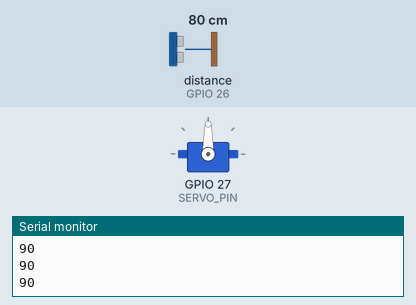
Simulated run of this sketch. Board: ESP32. On the bench: servo, the last lines printed to the serial monitor. Wiring (inferred from the names in the program): ultrasonic range finder: trigger GPIO 25; echo GPIO 26. The inputs (shaded band) are chosen by the test bench; at power-on: distance to the obstacle (sensor on GPIO 26) 80 cm. The echo pulse lasts 58.3 µs per cm.

Above: at 4.2 s.
4.3 s: distance to the obstacle (sensor on GPIO 26) set to 55 cm
5.8 s: distance to the obstacle (sensor on GPIO 26) set to 45 cm
At 6.2 s:
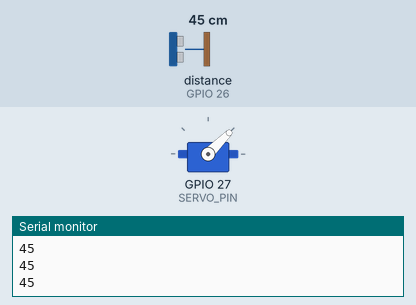
7.3 s: distance to the obstacle (sensor on GPIO 26) set to 22 cm
8.8 s: distance to the obstacle (sensor on GPIO 26) set to 19 cm
At 10.0 s:
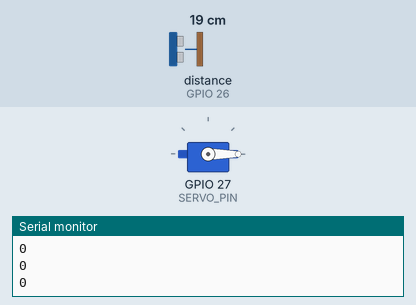
10.3 s: distance to the obstacle (sensor on GPIO 26) set to 35 cm
At 10.7 s:
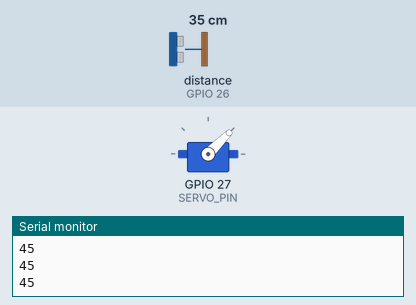
Timing chart, 0 to 12.8 s (numbered marks = the images above; inputs shaded):
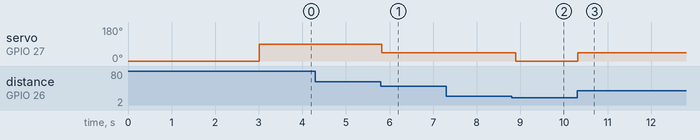

Measured:
- the behaviour switches between 51 and 50 cm on distance to the obstacle (sensor on GPIO 26) (found by bisection; images 0 and 1)
- the behaviour switches between 21 and 20 cm on distance to the obstacle (sensor on GPIO 26) (found by bisection; images 1 and 2)
- after the input at 5.8 s, servo on GPIO 27 (SERVO_PIN): 90° → 45° at once
- after the input at 8.8 s, servo on GPIO 27 (SERVO_PIN): 45° → 0° after 0.10 s
- after the input at 10.3 s, servo on GPIO 27 (SERVO_PIN): 0° → 45° at once

The sketch:

practica_1.ino
```cpp
#include "UltrasonicSensor.h"
#include "MedianFilter.h"
#include "ServoMotor.h"

// --- CONFIG ---
const byte TRIG_PIN = 25;
const byte ECHO_PIN = 26;
const byte SERVO_PIN = 27;
const unsigned long LOOP_DELAY_MS = 100;

const float CLOSE_CM = 20.0f;
const float MEDIUM_CM   = 50.0f;


// objetos
UltrasonicSensor sensor(TRIG_PIN, ECHO_PIN);
SmartDoor door(SERVO_PIN);
MedianFilter3 medFilter;
bool useMedian = false;

void setup() {
  Serial.begin(115200);
  door.begin();
  // inicializamos buffer de la mediana con lecturas inválidas
  medFilter.reset();
  delay(3000);
}

void loop() {
    float raw = sensor.readDistanceCm();
    if (raw == -1) {
        return;
    }

    float valueToUse = raw;

    if (useMedian) {
        medFilter.push(raw);
        int med = medFilter.median();
        if (med != -1) valueToUse = med; // usar mediana válida
        Serial.print("Mediana: ");
        Serial.print(med);
        Serial.println(" cm");
    }

    // Determinar el ángulo objetivo
    int targetAngle;
    if (valueToUse > MEDIUM_CM) {
        targetAngle = 90;
    } else if (valueToUse > CLOSE_CM) {
        targetAngle = 45;
    } else {
        targetAngle = 0;
    }

    if (door.getLastAngle() != targetAngle) {
        door.writeAngle(targetAngle);
    }
    Serial.println(targetAngle);
    Serial.println(door.getLastAngle());
    delay(LOOP_DELAY_MS);
}
```

MedianFilter.cpp
```cpp
#include "MedianFilter.h"

MedianFilter3::MedianFilter3() {
  idx = 0;
  filled = false;
  buf[0] = buf[1] = buf[2] = 0;
}
void MedianFilter3::push(int v) {
  buf[idx++] = v;
  if (idx >= 3) {
    idx = 0;
    filled = true;
  }
}

int MedianFilter3::median() {
  if (!filled) {
    // ordenar parcial de los idx actuales (simple strategy: copy non-cero)
    int tmp[3] = { buf[0], buf[1], buf[2] };
    // contemos cuantos son no -1 (validos)
    int arr[3];
    int n = 0;
    for (int i = 0; i < 3; i++)
      if (tmp[i] != -1) { arr[n++] = tmp[i]; }
    if (n == 0) return -1;
    if (n == 1) return arr[0];
    if (n == 2) { return (arr[0] + arr[1]) / 2; }
  }
  // si está lleno o hay 3 valores: calcular mediana robusta (simple sort)
  int a = buf[0], b = buf[1], c = buf[2];
  // ordenamiento manual pequeño
  if (a > b) {
    int t = a;
    a = b;
    b = t;
  }
  if (b > c) {
    int t = b;
    b = c;
    c = t;
  }
  if (a > b) {
    int t = a;
    a = b;
    b = t;
  }
  return b;
}

void MedianFilter3::reset() {
  idx = 0;
  filled = false;
  buf[0] = buf[1] = buf[2] = 0;
}
```

MedianFilter.h
```cpp
#pragma once

class MedianFilter3 {
  private:
    int buf[3];
    int idx;
    bool filled;
  public:
    MedianFilter3();
    void push(int v);
    int median();
    void reset();
};
```

ServoMotor.cpp
```cpp
#include "ServoMotor.h"

SmartDoor::SmartDoor(byte servoPin) {
  pin = servoPin;
  lastAngle = -1;
  attached = false;
}

void SmartDoor::begin() {
  servo.attach(pin, 500, 2500);
  attached = true;
  writeAngle(0);
}

void SmartDoor::writeAngle(int angle) {
  if (!attached) return;
  if (angle == lastAngle) return;

  servo.write(angle);
  lastAngle = angle;

  Serial.print("Servo -> ");
  Serial.print(angle);
  Serial.println(" deg");
}

int SmartDoor::getLastAngle() {
  return lastAngle;
}
```

ServoMotor.h
```cpp
#pragma once
#include <ESP32Servo.h>

class SmartDoor {
  private:
    Servo servo;
    byte pin;
    int lastAngle;
    bool attached;

  public:
    SmartDoor(byte servoPin);

    void begin();
    void writeAngle(int angle);
    int getLastAngle();
};
```

UltrasonicSensor.cpp
```cpp
#include "UltrasonicSensor.h"

UltrasonicSensor::UltrasonicSensor(int tPin, int ePin) {
  trigPin = tPin;
  echoPin = ePin;
  timeout_us = 30000UL;
  pinMode(trigPin, OUTPUT);
  pinMode(echoPin, INPUT);
  digitalWrite(trigPin, LOW);
}

float UltrasonicSensor::readDistanceCm() {
  digitalWrite(trigPin, LOW);
  delayMicroseconds(2);
  digitalWrite(trigPin, HIGH);
  delayMicroseconds(10);
  digitalWrite(trigPin, LOW);

  unsigned long dur = pulseIn(echoPin, HIGH, timeout_us);
  if (dur == 0UL) {
    // timeout -> considerar inválido
    return -1;
  }
  float cm = (dur * 0.0343f) / 2.0f;  // velocidad sonido ~343 m/s
  return cm;
}
```

UltrasonicSensor.h
```cpp
#pragma once
#include <Arduino.h>

class UltrasonicSensor {
  private:
    byte trigPin;
    byte echoPin;
    unsigned long timeout_us;

  public:
    UltrasonicSensor(int tPin, int ePin);

    // Devuelve distancia en cm (int). Si no hay lectura válida devuelve -1.
    float readDistanceCm();
};
```
